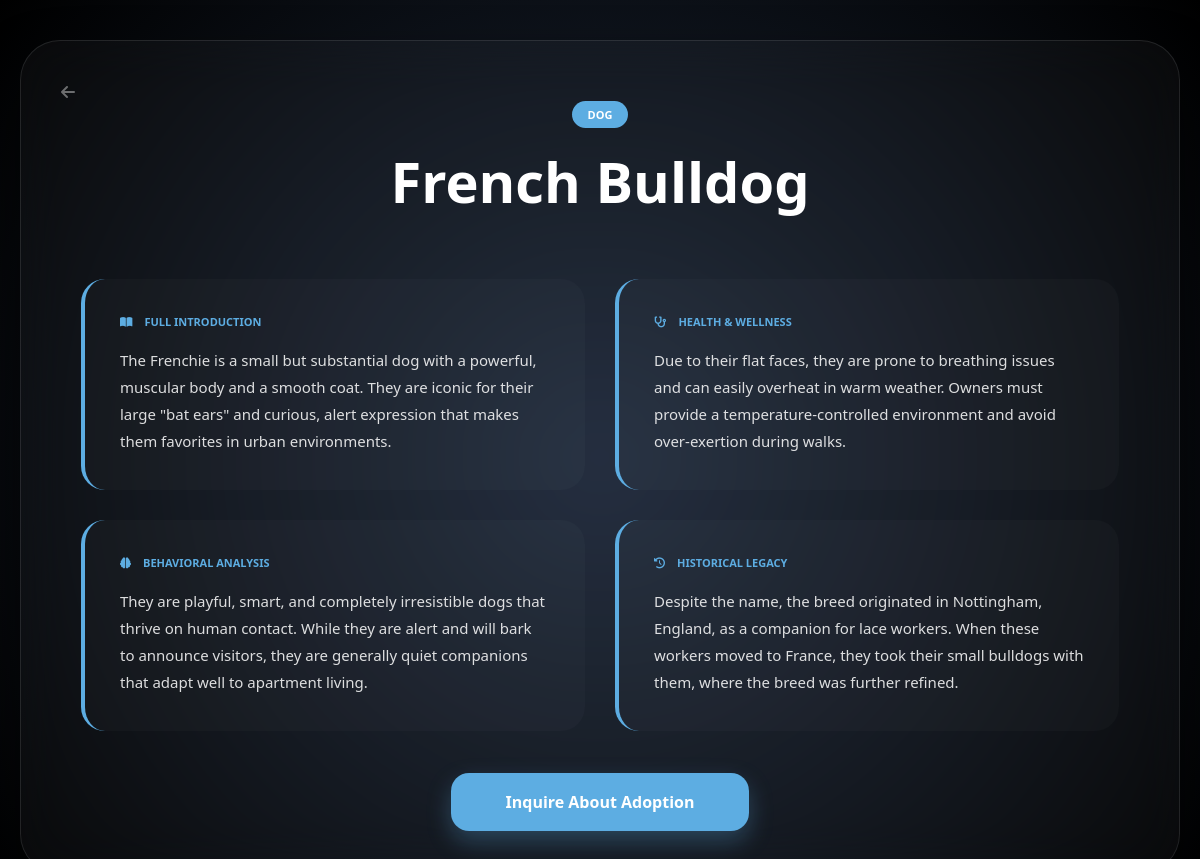
The app's page /details.php?id=2 with its own data.
### tables this page shows
CREATE TABLE `breeds` (
  `id` int(11) NOT NULL,
  `animal_type` varchar(50) DEFAULT NULL,
  `breed_name` varchar(100) DEFAULT NULL,
  `summary` text DEFAULT NULL,
  `history` text DEFAULT NULL,
  `physical_chars` text DEFAULT NULL,
  `personality` text DEFAULT NULL,
  `health_care` text DEFAULT NULL,
  `image_url` varchar(255) DEFAULT NULL,
  `about` text DEFAULT NULL,
  `health_tips` text DEFAULT NULL,
  `life_span` varchar(50) DEFAULT NULL
);

### details.php (called while the page is built, shortened)
<?php
include('db.php');
include('details-design.php');
?>

### details-design.php (the view, shortened to what this page needs)
<?php
include 'db.php';
$id = isset($_GET['id']) ? intval($_GET['id']) : 1;
$stmt = $conn->prepare("SELECT * FROM breeds WHERE id = ?");
$stmt->bind_param("i", $id);
$stmt->execute();
$result = $stmt->get_result();
$breed = [
    'breed_name' => 'Breed Not Found',
    'animal_type' => 'Encyclopedia',
    'summary' => 'We are currently updating our database with new breed information.',
    'health_tips' => 'Detailed health and wellness data coming soon.',
    'personality' => 'Behavioral analysis is being compiled by our experts.',
    'history' => 'Historical legacy and origin data coming soon.'
];
if ($result && $result->num_rows > 0) {
    $breed = $result->fetch_assoc();
}
?>
<!DOCTYPE html>
<html lang="en">
<head>
    <link rel="stylesheet" href="https://cdnjs.cloudflare.com/ajax/libs/font-awesome/6.0.0/css/all.min.css">
</head>
<body>
    <div class="encyclopedia-wrapper">
        <a href="index.php" class="back-nav"><i class="fa fa-arrow-left"></i></a>
        <div class="header">
            <span class="category-badge"><?php echo htmlspecialchars($breed['animal_type']); ?></span>
            <h1><?php echo htmlspecialchars($breed['breed_name']); ?></h1>
        </div>
        <div class="info-grid">
            <div class="info-card">
                <label><i class="fa-solid fa-book-open"></i> Full Introduction</label>
                <p><?php echo nl2br(htmlspecialchars($breed['summary'])); ?></p>
            </div>
            <div class="info-card">
                <label><i class="fa-solid fa-stethoscope"></i> Health & Wellness</label>
                <p><?php echo nl2br(htmlspecialchars($breed['health_tips'])); ?></p>
            </div>
            <div class="info-card">
                <label><i class="fa-solid fa-brain"></i> Behavioral Analysis</label>
                <p><?php echo nl2br(htmlspecialchars($breed['personality'])); ?></p>
            </div>
            <div class="info-card">
                <label><i class="fa-solid fa-clock-rotate-left"></i> Historical Legacy</label>
                <p><?php echo nl2br(htmlspecialchars($breed['history'])); ?></p>
            </div>
        </div>
        <div class="footer-action">
          <a href="inquiry.php?breed=<?php echo urlencode($breed['breed_name']); ?>" class="btn-adopt">Inquire About Adoption</a>
        </div>
    </div>
</body>
</html>

### details-design.php (style rules this page uses)
:root { --accent: #5dade2; --glass: rgba(255, 255, 255, 0.03); --border: rgba(255, 255, 255, 0.1); }
body { margin: 0; padding: 40px 20px; background: radial-gradient(circle at center, #1e293b, #000000); color: white; font-family: 'Segoe UI', sans-serif; min-height: 100vh; display: flex; justify-content: center; align-items: flex-start; }
.encyclopedia-wrapper { width: 100%; max-width: 1100px; background: var(--glass); backdrop-filter: blur(25px); border: 1px solid var(--border); border-radius: 40px; padding: 60px; box-shadow: 0 25px 50px rgba(0, 0, 0, 0.6); position: relative; }
.back-nav { position: absolute; top: 40px; left: 40px; color: rgba(255, 255, 255, 0.4); text-decoration: none; transition: 0.3s; }
.header { text-align: center; margin-bottom: 60px; }
.category-badge { background: var(--accent); padding: 6px 16px; border-radius: 20px; font-size: 11px; font-weight: 800; text-transform: uppercase; display: inline-block; }
h1 { font-size: 3.5rem; margin: 15px 0 0 0; }
.info-grid { display: grid; grid-template-columns: repeat(auto-fit, minmax(450px, 1fr)); gap: 30px; }
.info-card { background: rgba(255, 255, 255, 0.02); border-left: 4px solid var(--accent); padding: 35px; border-radius: 24px; transition: transform 0.3s ease; }
.info-card label { color: var(--accent); font-size: 11px; font-weight: 900; text-transform: uppercase; display: flex; align-items: center; gap: 12px; margin-bottom: 18px; }
.info-card p { font-size: 15px; line-height: 1.8; opacity: 0.85; margin: 0; }
.footer-action { text-align: center; margin-top: 60px; }
.btn-adopt { background: var(--accent); color: white; text-decoration: none; padding: 18px 55px; border-radius: 18px; font-weight: 700; box-shadow: 0 10px 25px rgba(93, 173, 226, 0.3); transition: 0.3s; }

### records on screen
breeds: animal_type "DOG", breed_name "French Bulldog", summary "The Frenchie is a small but substantial dog with a powerful, muscular body and a smooth coat. They are iconic for their large \"bat ears\" and curious, alert expression that makes them favorites in urban environments.", health_tips "Due to their flat faces, they are prone to breathing issues and can easily overheat in warm weather. Owners must provide a temperature-controlled environment and avoid over-exertion during walks.", personality "They are playful, smart, and completely irresistible dogs that thrive on human contact. While they are alert and will bark to announce visitors, they are generally quiet companions that adapt well to apartment living.", history "Despite the name, the breed originated in Nottingham, England, as a companion for lace workers. When these workers moved to France, they took their small bulldogs with them, where the breed was further refined."
